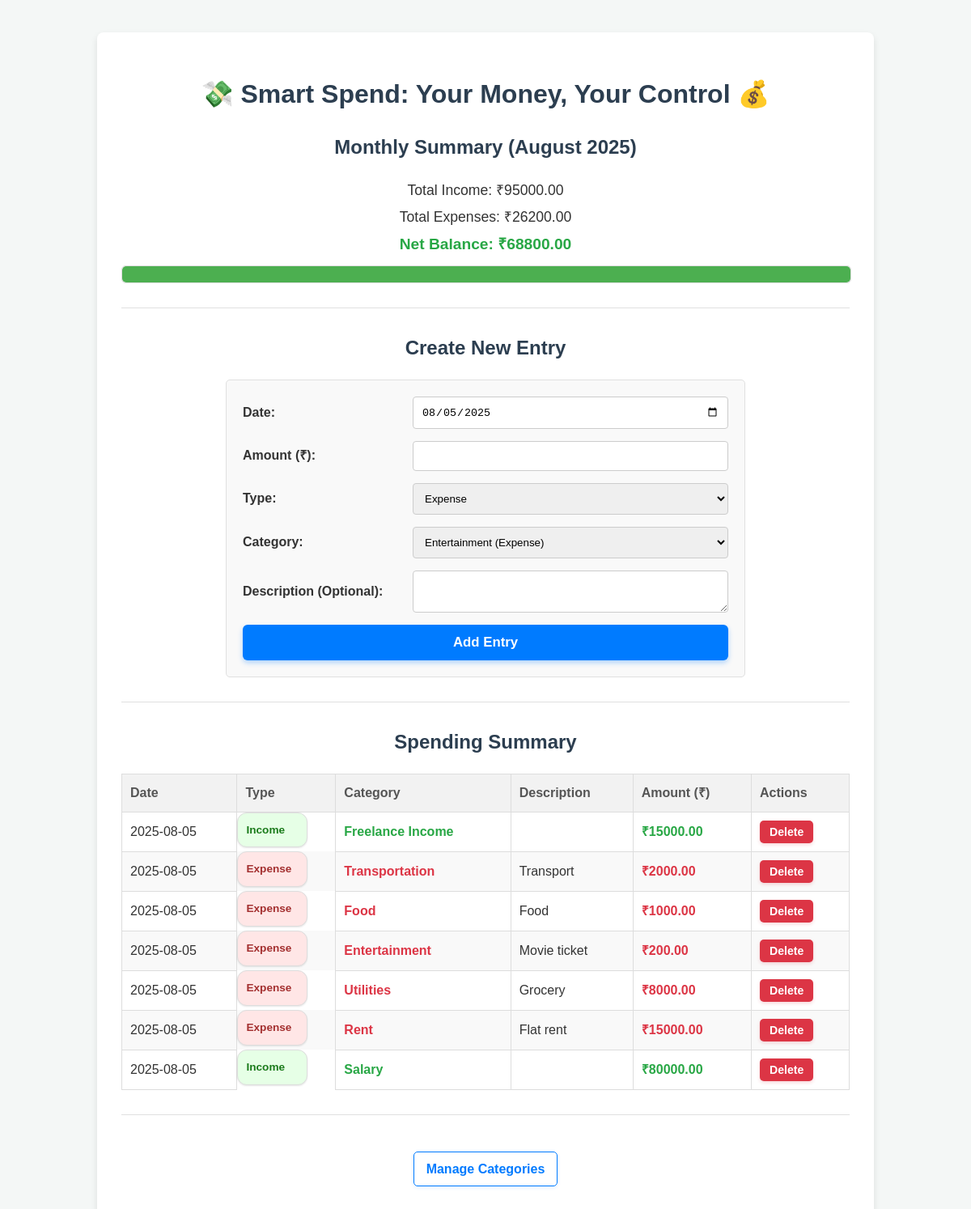
The page / on the database its author committed.
### tables this page shows
CREATE TABLE Transactions (
                transaction_id INTEGER PRIMARY KEY AUTOINCREMENT,
                transaction_date DATE NOT NULL,
                amount DECIMAL(10, 2) NOT NULL,
                transaction_type VARCHAR(10) NOT NULL CHECK (transaction_type IN ('Expense', 'Income')),
                description TEXT,
                category_id INTEGER NOT NULL,
                FOREIGN KEY (category_id) REFERENCES Categories(category_id) ON DELETE RESTRICT
            );

CREATE TABLE Categories (
                category_id INTEGER PRIMARY KEY AUTOINCREMENT,
                category_name VARCHAR(100) NOT NULL UNIQUE,
                type VARCHAR(10) NOT NULL CHECK (type IN ('Expense', 'Income'))
            );

### app.py (the view)
@app.route('/')
def index():
    today = datetime.now()
    start_of_month = today.replace(day=1, hour=0, minute=0, second=0, microsecond=0)
    transactions = query_db("""
        SELECT T.transaction_id, T.transaction_date, T.amount, T.transaction_type, T.description, C.category_name, C.type as category_type
        FROM Transactions T
        JOIN Categories C ON T.category_id = C.category_id
        WHERE STRFTIME('%Y-%m', T.transaction_date) = STRFTIME('%Y-%m', CURRENT_DATE)
        ORDER BY T.transaction_date DESC, T.transaction_id DESC;
    """)
    monthly_income = query_db("""
        SELECT SUM(amount) FROM Transactions
        WHERE transaction_type = 'Income' AND STRFTIME('%Y-%m', transaction_date) = STRFTIME('%Y-%m', CURRENT_DATE);
    """, one=True)[0] or 0.0
    monthly_expenses = query_db("""
        SELECT SUM(amount) FROM Transactions
        WHERE transaction_type = 'Expense' AND STRFTIME('%Y-%m', transaction_date) = STRFTIME('%Y-%m', CURRENT_DATE);
    """, one=True)[0] or 0.0
    net_balance = monthly_income - monthly_expenses
    categories = query_db("SELECT * FROM Categories ORDER BY category_name;")
    return render_template('index.html',
                           transactions=transactions,
                           monthly_income=monthly_income,
                           monthly_expenses=monthly_expenses,
                           net_balance=net_balance,
                           categories=categories,
                           now=datetime.now)

### app.py (called while the page is built)
def get_db():
    db = getattr(g, '_database', None)
    if db is None:
        db = g._database = sqlite3.connect(DATABASE)
        db.row_factory = sqlite3.Row
    return db

@app.teardown_appcontext
def close_connection(exception):
    db = getattr(g, '_database', None)
    if db is not None:
        db.close()

def query_db(query, args=(), one=False):
    cur = get_db().execute(query, args)
    rv = cur.fetchall()
    cur.close()
    return (rv[0] if rv else None) if one else rv

### templates/index.html (shortened to what this page needs)
<!DOCTYPE html>
<html lang="en">
<head>
    <link rel="stylesheet" href="{{ url_for('static', filename='style.css') }}">
</head>
<body>
    <div class="container">
        <h1>💸 Smart Spend: Your Money, Your Control 💰</h1>
        <div class="summary">
            <h2>Monthly Summary ({{ now().strftime('%B %Y') }})</h2>
            <p>Total Income: ₹{{ '%.2f'|format(monthly_income) }}</p>
            <p>Total Expenses: ₹{{ '%.2f'|format(monthly_expenses) }}</p>
            <p class="net-balance {{ 'negative' if net_balance < 0 else '' }}">Net Balance: ₹{{ '%.2f'|format(net_balance) }}</p>
            <div class="balance-bar-container">
                <div class="balance-bar" style="width: {{ ((net_balance + 1000) / 2000) * 100 if net_balance >= -1000 and net_balance <= 1000 else (100 if net_balance > 1000 else 0) }}%;"></div>
            </div>
        </div>
        <hr>
        <div class="add-transaction">
            <h2>Create New Entry</h2>
            <form action="{{ url_for('add_transaction') }}" method="post">
                <label for="transaction_date">Date:</label>
                <input type="date" id="transaction_date" name="transaction_date" value="{{ now().strftime('%Y-%m-%d') }}" required>
                <label for="amount">Amount (₹):</label>
                <input type="number" id="amount" name="amount" step="0.01" min="0.01" required>
                <label for="transaction_type">Type:</label>
                <select id="transaction_type" name="transaction_type" required>
                    <option value="Expense">Expense</option>
                </select>
                <label for="category_id">Category:</label>
                <select id="category_id" name="category_id" required>
                    {% for category in categories %}
                        <option value="{{ category.category_id }}">{{ category.category_name }} ({{ category.type }})</option>
                    {% endfor %}
                </select>
                <label for="description">Description (Optional):</label>
                <textarea id="description" name="description" rows="2"></textarea>
                <button type="submit">Add Entry</button>
            </form>
        </div>
        <hr>
        <div class="transactions-list">
            <h2>Spending Summary</h2>
            <table>
                <thead>
                    <tr>
                        <th>Date</th>
                        <th>Type</th>
                        <th>Category</th>
                        <th>Description</th>
                        <th>Amount (₹)</th>
                        <th>Actions</th>
                    </tr>
                </thead>
                <tbody>
                    {% for transaction in transactions %}
                    <tr>
                        <td>{{ transaction.transaction_date }}</td>
                        <td class="type-badge {{ 'income-badge' if transaction.transaction_type == 'Income' else 'expense-badge' }}">
                            {{ transaction.transaction_type }}
                        </td>
                        <td class="{{ 'expense-category-text' if transaction.transaction_type == 'Expense' else 'income-category-text' }}">
                            {{ transaction.category_name }}
                        </td>
                        <td>{{ transaction.description }}</td>
                        <td class="{{ 'expense' if transaction.transaction_type == 'Expense' else 'income' }}">₹{{ '%.2f'|format(transaction.amount) }}</td>
                        <td>
                            <form action="{{ url_for('delete_transaction', transaction_id=transaction.transaction_id) }}" method="post" style="display:inline;">
                                <button type="submit" class="delete-btn" onclick="return confirm('Are you sure you want to delete this entry?');">Delete</button>
                            </form>
                        </td>
                    </tr>
                    {% else %}
                    <tr>
                        <td colspan="6">No entries found yet.</td>
                    </tr>
                    {% endfor %}
                </tbody>
            </table>
        </div>
        <hr>
        <div class="footer-links">
            <p>
                <a href="{{ url_for('add_category') }}">Manage Categories</a>
            </p>
        </div>
    </div>
</body>
</html>

### static/style.css (style rules this page uses)
body { font-family: Arial, sans-serif; margin: 0; padding: 20px; background-color: #f4f7f6; color: #333; line-height: 1.6; }
.container { max-width: 900px; margin: 20px auto; background-color: #ffffff; padding: 30px; border-radius: 8px; box-shadow: 0 4px 8px rgba(0, 0, 0, 0.1); }
h1, h2 { color: #2c3e50; text-align: center; margin-bottom: 20px; }
hr { border: 0; height: 1px; background: #e0e0e0; margin: 30px 0; }
.summary p { font-size: 1.1em; margin: 5px 0; text-align: center; }
.summary p.net-balance { font-weight: bold; color: #28a745; font-size: 1.2em; }
.balance-bar-container { width: 100%; background-color: #eee; border-radius: 5px; height: 20px; overflow: hidden; margin-top: 10px; border: 1px solid #ddd; }
.balance-bar { height: 100%; background-color: #4CAF50; border-radius: 5px; transition: width 0.5s ease-in-out; }
.add-transaction form { display: grid; grid-template-columns: 1fr 2fr; gap: 15px; max-width: 600px; margin: 0 auto; padding: 20px; border: 1px solid #e0e0e0; border-radius: 5px; background-color: #f9f9f9; }
.add-transaction label { font-weight: bold; align-self: center; }
.add-transaction input[type="date"], .add-transaction input[type="number"], .add-transaction select, .add-transaction textarea { width: 100%; padding: 10px; border: 1px solid #ccc; border-radius: 4px; box-sizing: border-box; }
button, .footer-links a { transition: background-color 0.3s ease, color 0.3s ease, transform 0.2s ease, box-shadow 0.3s ease; }
.add-transaction button[type="submit"] { grid-column: 1 / 3; background-color: #007bff; color: white; padding: 12px 20px; border: none; border-radius: 6px; cursor: pointer; font-size: 1.05em; font-weight: bold; box-shadow: 0 3px 6px rgba(0, 123, 255, 0.3); }
.transactions-list table { width: 100%; border-collapse: collapse; margin-top: 20px; }
.transactions-list th, .transactions-list td { border: 1px solid #ddd; padding: 10px; text-align: left; }
.transactions-list th { background-color: #f2f2f2; font-weight: bold; color: #555; }
.transactions-list tr:nth-child(even) { background-color: #f9f9f9; }
.transactions-list td.expense { color: #dc3545; font-weight: bold; }
.transactions-list td.income { color: #28a745; font-weight: bold; }
.type-badge { display: inline-block; padding: 4px 8px; border-radius: 12px; font-size: 0.85em; font-weight: bold; text-align: center; min-width: 65px; box-shadow: 0 1px 2px rgba(0,0,0,0.1); }
.income-badge { background-color: #e6ffe6; color: #1a7a1a; border: 1px solid #c9f0c9; }
.expense-badge { background-color: #ffe6e6; color: #a32f2f; border: 1px solid #f0c9c9; }
.transactions-list .delete-btn { background-color: #dc3545; color: white; border: none; padding: 6px 12px; border-radius: 5px; cursor: pointer; font-size: 0.88em; font-weight: bold; box-shadow: 0 2px 4px rgba(220, 53, 69, 0.2); }
.income-category-text { color: #28a745; font-weight: bold; }
.expense-category-text { color: #dc3545; font-weight: bold; }
.footer-links { text-align: center; margin-top: 30px; }
.footer-links a { color: #007bff; text-decoration: none; font-weight: bold; display: inline-block; padding: 8px 15px; border: 1px solid #007bff; border-radius: 5px; margin-top: 15px; box-shadow: 0 2px 4px rgba(0, 123, 255, 0.1); }

### rows shown on the page
Transactions: amount "15000.00"
Transactions: amount "2000.00"
Transactions: amount "1000.00"
Transactions: amount "200.00"
Transactions: amount "8000.00"
Transactions: amount "15000.00"
Transactions: amount "80000.00"

### other values the page prints
{{ '%.2f'|format(monthly_income) }} "95000.00"
{{ '%.2f'|format(monthly_expenses) }} "26200.00"
{{ '%.2f'|format(net_balance) }} "68800.00"
form field category_id "Entertainment (Expense)"
